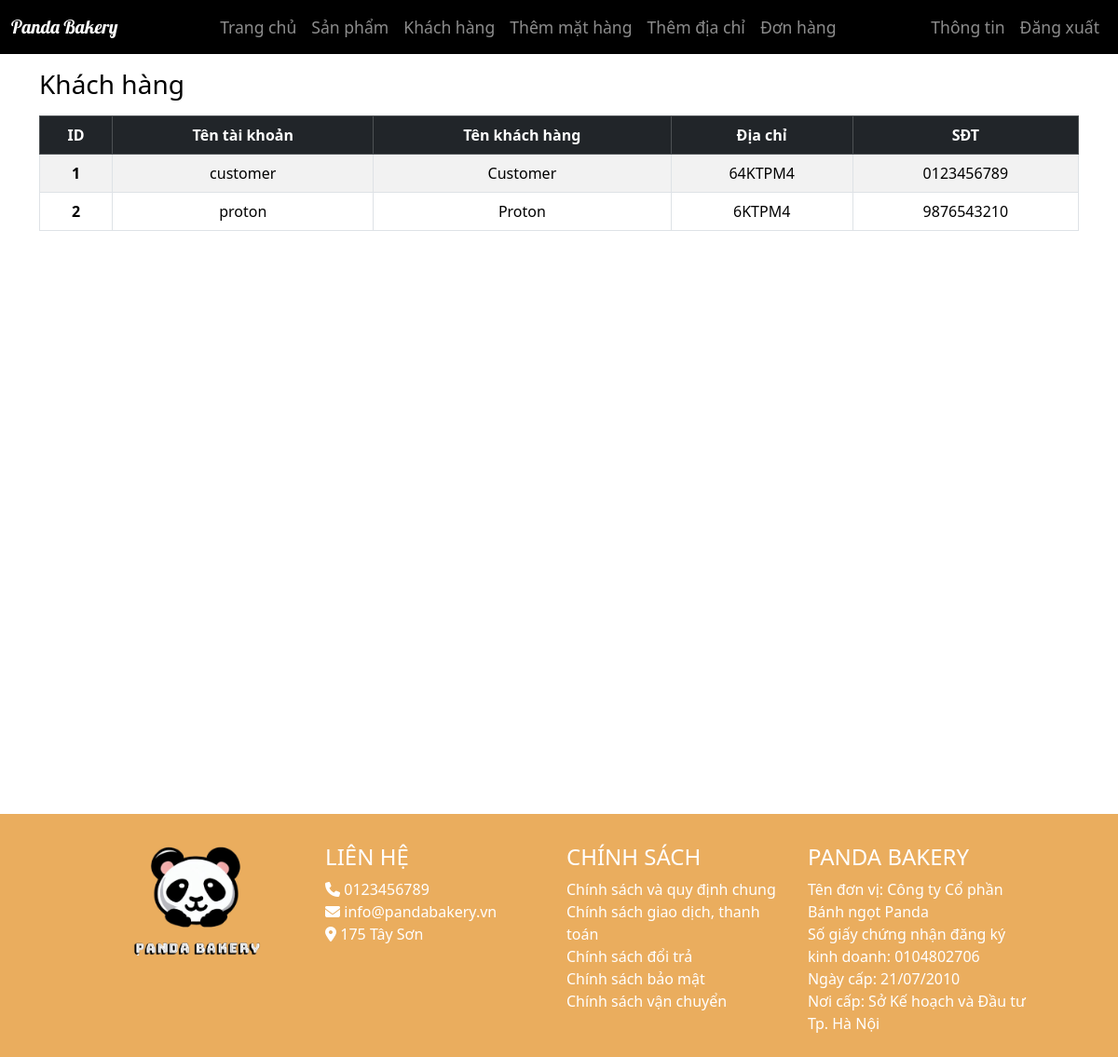
/customer.php (signed in), run on the app's committed database.
### tables this page shows
CREATE TABLE `customer` (
  `customer_id` int(11) NOT NULL,
  `account` varchar(32) NOT NULL,
  `password` varchar(255) NOT NULL,
  `fullname` varchar(100) NOT NULL,
  `address` varchar(150) NOT NULL,
  `phone` varchar(10) NOT NULL,
  `admin_id` int(11) DEFAULT 1
);

CREATE TABLE `shop` (
  `address_id` int(11) NOT NULL,
  `address` varchar(150) NOT NULL,
  `admin_id` int(11) NOT NULL
);

### customer.php (the view, shortened to what this page needs)
<?php
include('assets/header.php');
?>
    <div class="container min-vh-100">
        <div class="mb-3 mt-3">
            <h3 class="fw-normal mb-0 text-black">Khách hàng</h3>
        </div>
        <table class="table table-bordered table-striped text-center">
            <thead>
                <tr class="table-dark">
                    <th scope="col">ID</th>
                    <th scope="col">Tên tài khoản</th>
                    <th scope="col">Tên khách hàng</th>
                    <th scope="col">Địa chỉ</th>
                    <th scope="col">SĐT</th>
                </tr>
            </thead>
            <tbody>
            <?php
            $sql = "SELECT *
                    FROM customer ";
            $query = mysqli_query($con, $sql);
            if ($query) {
                while ($row = mysqli_fetch_assoc($query)) { ?>
                <tr class="align-middle">
                    <th scope="row"><?php echo $row['customer_id'] ?></th>
                    <td><?php echo $row['account'] ?></td>
                    <td><?php echo $row['fullname'] ?></td>
                    <td><?php echo $row['address']; ?></td>
                    <td><?php echo $row['phone'] ?></td>
                </tr>
                <?php }
            } ?>
            </tbody>
        </table>
    </div>
<?php
include('assets/footer.php');
?>

### assets/footer.php (shortened to what this page needs)
<footer class="bg-orange pt-4">
    <div id="contact" class="container-fluid d-flex justify-content-center align-items-center">
        <div class="row">
            <div class="p-2 col-lg-3 col-md-6 col-sm-12 col-xs-12">
                <img src="assets/images/logo.png" alt="logo" class="contact-logo">
            </div>
            <div class="p-2 col-lg-3 col-md-6 col-sm-12 col-xs-12">
                <h4 class="text-white">LIÊN HỆ</h4>
                <a href="tel:+84123456789" class="text-decoration-none text-white d-block"><i class="fa-solid fa-phone"></i> 0123456789</a>
                <a href="mailto:info@pandabakery.vn" class="text-decoration-none text-white d-block"><i class="fa-solid fa-envelope"></i> info@pandabakery.vn</a>
                <?php
                    $sql = "SELECT * FROM shop";
                    $query = mysqli_query($con, $sql);
                    while($row = mysqli_fetch_assoc($query)) { ?>
                        <span class="text-white d-block"><i class="fa-solid fa-location-dot"></i> <?php echo $row['address'] ?></span>
                    <?php } ?>
            </div>
            <div class="p-2 col-lg-3 col-md-6 col-sm-12 col-xs-12">
                <h4 class="text-white">CHÍNH SÁCH</h4>
                <a href="#" class="text-decoration-none text-white d-block">Chính sách và quy định chung</a>
                <a href="#" class="text-decoration-none text-white d-block">Chính sách giao dịch, thanh toán</a>
                <a href="#" class="text-decoration-none text-white d-block">Chính sách đổi trả</a>
                <a href="#" class="text-decoration-none text-white d-block">Chính sách bảo mật</a>
                <a href="#" class="text-decoration-none text-white d-block">Chính sách vận chuyển</a>
            </div>
            <div class="p-2 col-lg-3 col-md-6 col-sm-12 col-xs-12">
                <h4 class="text-white">PANDA BAKERY</h4>
                <p class="text-white">
                    Tên đơn vị: Công ty Cổ phần Bánh ngọt Panda <br>
                    Số giấy chứng nhận đăng ký kinh doanh: 0104802706 <br>
                    Ngày cấp: 21/07/2010 <br>
                    Nơi cấp: Sở Kế hoạch và Đầu tư Tp. Hà Nội
                </p>
            </div>
        </div>
    </div>
</footer>
</body>
</html>

### assets/style.css (style rules this page uses)
.bg-orange { background-color: rgb(234, 173, 94); }
.contact-logo { width: 140px; border-radius: 15px; object-fit: cover; object-position: center; display: block; margin-left: auto; margin-right: auto; }

### data on the page
customer: customer_id "1", account "customer", fullname "Customer", address "64KTPM4", phone "0123456789"
customer: customer_id "2", account "proton", fullname "Proton", address "6KTPM4", phone "9876543210"
shop: address "175 Tây Sơn"
